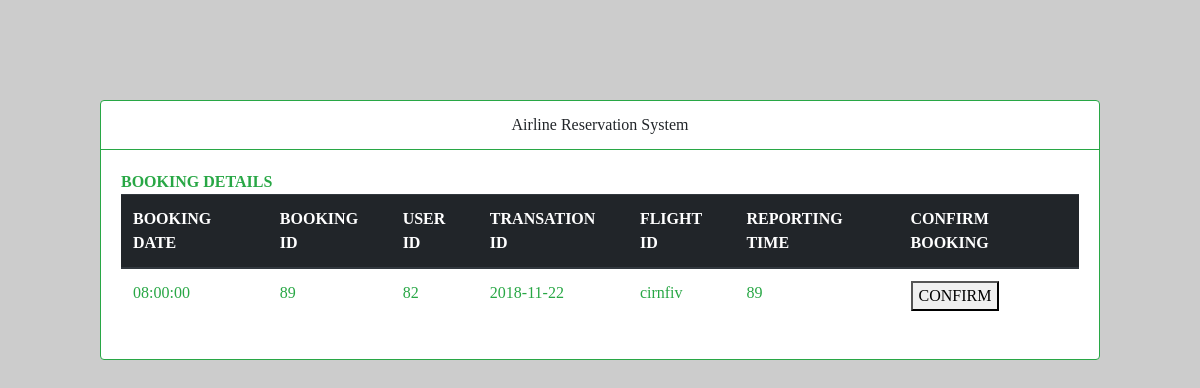
Page /edit_booking.php?edit=89 on the committed database.
### tables this page shows
CREATE TABLE `booking_table` (
  `user_id` int(11) NOT NULL,
  `booking_date` date NOT NULL,
  `reporting_time` time NOT NULL,
  `booking_id` int(11) NOT NULL,
  `flight_id` int(4) NOT NULL,
  `CON_REJ` varchar(10) NOT NULL DEFAULT 'REJECTED'
);

### edit_booking.php (the view, shortened to what this page needs)
<!DOCTYPE html>
<html>
<head>
<link rel="stylesheet" href="https://stackpath.bootstrapcdn.com/bootstrap/4.1.3/css/bootstrap.min.css">
</head>
<body style="margin: 100px;">
<div class="card border-success mb-3" style="max-width: 200rem;">
  <div class="card-header bg-transparent border-success"><center>Airline Reservation System</center></div>
  <div class="card-body text-success">
<?php
$conn = new mysqli('localhost','root','','ars2');
$booking_id = $_GET['edit'];
echo "<B>BOOKING DETAILS</B>";
$sql ="SELECT * FROM `booking_table` WHERE booking_id = '". $booking_id ."' ";
$result=$conn->query($sql);
        $row = mysqli_fetch_row($result);
    $user_id=$row[0];
    $trans_id=$row[1];
    $booking_date=$row[2];
    $reporting_time=$row[3];
    $flight_id=$row[5];
echo '<table class="table">
  <thead class="thead-dark">
    <tr>
      <th scope="col">BOOKING DATE</th>
      <th scope="col">BOOKING ID</th>
      <th scope="col">USER ID</th>
      <th scope="col">TRANSATION ID</th>
      <th scope="col">FLIGHT ID</th>
      <th scope="col">REPORTING TIME</th>
      <th scope="col">CONFIRM BOOKING</th>
    </tr>
  </thead>
  ';
      echo '
      <tbody>
        <tr>
        <td>'.$booking_date.'</td>
        <td>'.$booking_id.'</td>
        <td>'.$user_id.'</td>
        <td>'.$trans_id.'</td>
        <td>'.$flight_id.'</td>
        <td>'.$reporting_time.'</td>
        <td>
        <a href="confirmed.php?booking_id='.$booking_id.'"><button type="button1">
       CONFIRM
       </button></a></td>
        </tr>
        </tbody>
        ';
?>
</body>
</html>

### edit_booking.php (style rules this page uses)
body { background-image: url("https://www.desktopbackground.org/p/2015/05/26/954079_aeroplane-hd-wallpapers-hd-wallpaper-backgrounds-of-your-choice_2560x1600_h.jpg"); background-color: #cccccc; background-repeat: no-repeat; background-size: cover; }
body, html { height: 100%; font-family: Aorder-box; }

### rows in the picture
booking_table: reporting_time "08:00:00", user "82", booking_date "2018-11-22", CON_REJ "cirnfiv", booking_id "89"

### other values in the picture
$booking_id "89"
